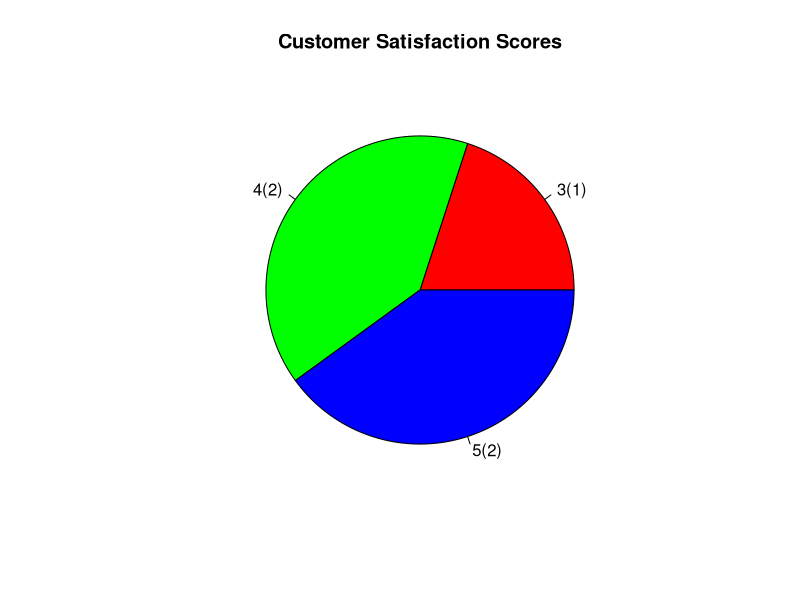

Reproduce this figure in R.
# Satisfaction Scores

score <- c(4, 5, 3, 4, 5)

# Frequency Table

score_table <- table(score)

# Pie Chart

pie(score_table,
    labels = paste(names(score_table), "(", score_table, ")", sep = ""),
    col = rainbow(length(score_table)),
    main = "Customer Satisfaction Scores")
